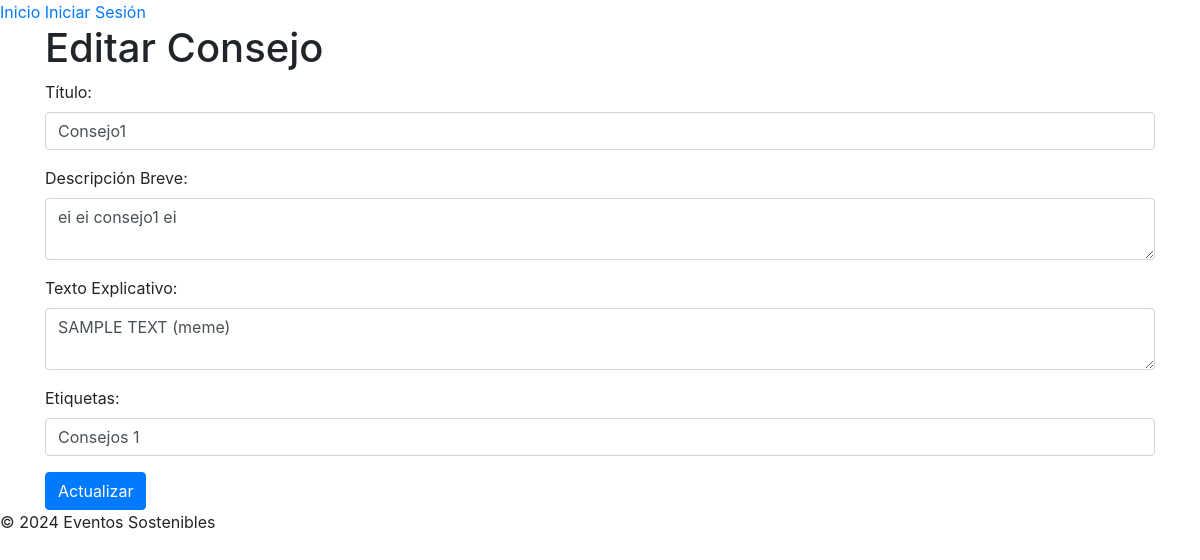
Screenshot of /admin/consejo_form.php?id=2 (signed in) with the database file from the repository.
### tables this page shows
CREATE TABLE `consejos` (
  `id` int(11) NOT NULL,
  `titulo` varchar(200) NOT NULL,
  `descripcion_breve` text DEFAULT NULL,
  `texto_explicativo` text DEFAULT NULL,
  `etiquetas` varchar(255) DEFAULT NULL
);

### models/Consejo.php (called while the page is built, shortened)
<?php
class Consejo {
    private $pdo;
    public function __construct($pdo) {
        $this->pdo = $pdo;
    }
    public function getConsejoById($id) {
        $sql = "SELECT * FROM consejos WHERE id = ?";
        $stmt = $this->pdo->prepare($sql);
        $stmt->execute([$id]);
        return $stmt->fetch();
    }
}
?>

### admin/consejo_form.php (the view, shortened to what this page needs)
<?php
require_once '../config/config.php';
require_once '../models/Consejo.php';
$consejoModel = new Consejo($pdo);
$consejo = null;
if (isset($_GET['id'])) {
    $consejo = $consejoModel->getConsejoById($_GET['id']);
}
include '../views/templates/header.php';
?>
<div class="container">
    <h1><?= $consejo ? 'Editar Consejo' : 'Agregar Consejo' ?></h1>
    <form method="post" action="../controllers/AdminConsejoController.php">
        <div class="form-group">
            <label for="titulo">Título:</label>
            <input type="text" name="titulo" class="form-control" required value="<?= htmlspecialchars($consejo['titulo'] ?? '') ?>">
        </div>
        <div class="form-group">
            <label for="descripcion_breve">Descripción Breve:</label>
            <textarea name="descripcion_breve" class="form-control" required><?= htmlspecialchars($consejo['descripcion_breve'] ?? '') ?></textarea>
        </div>
        <div class="form-group">
            <label for="texto_explicativo">Texto Explicativo:</label>
            <textarea name="texto_explicativo" class="form-control" required><?= htmlspecialchars($consejo['texto_explicativo'] ?? '') ?></textarea>
        </div>
        <div class="form-group">
            <label for="etiquetas">Etiquetas:</label>
            <input type="text" name="etiquetas" class="form-control" value="<?= htmlspecialchars($consejo['etiquetas'] ?? '') ?>">
        </div>
        <button type="submit" class="btn btn-primary"><?= $consejo ? 'Actualizar' : 'Crear' ?></button>
    </form>
</div>
<?php include '../views/templates/footer.php'; ?>

### rows the page displays
consejos: titulo "Consejo1", descripcion_breve "ei ei consejo1 ei", texto_explicativo "SAMPLE TEXT (meme)", etiquetas "Consejos 1"
